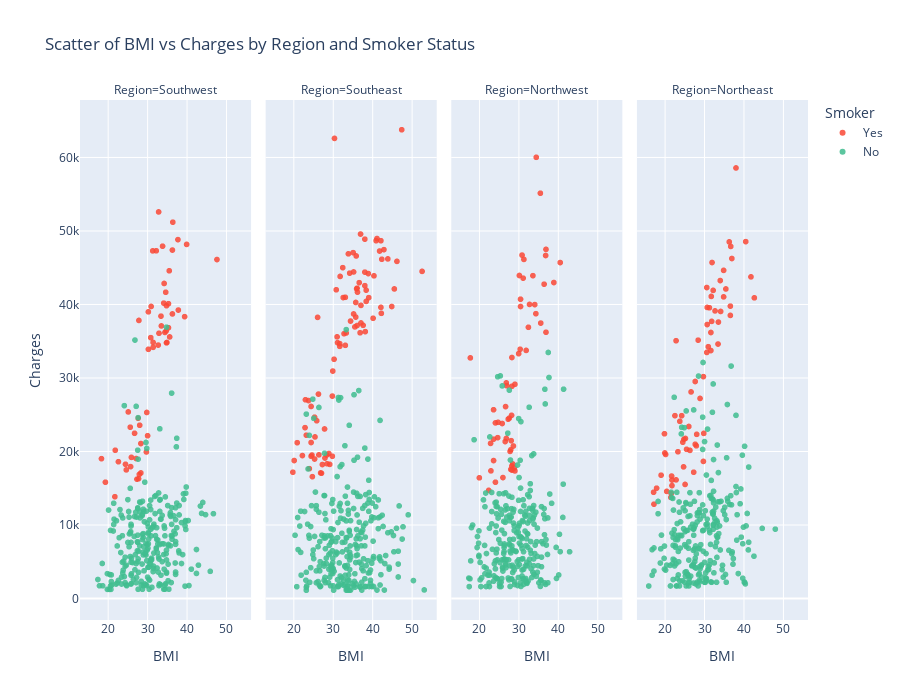

Notebook source saved alongside this figure:
### Markdown cell above
View the exported png [here](../charts/3d_scatter_bmi_age_charges.png) or download the interactive HTML file [here](../charts/3d_scatter_bmi_age_charges.html)

This chart lets you see a clear sepearation between charges for smokers and non-smokers, but also shows how BMI affects the smokers but not the non-smokers and how age has a graduate increase on both non-smokers and smokers.

---

## Look at how region affects charges

Create a scatter chart for each of the regions to show how the charges are distributed

### Code cell
fig = px.scatter(
    insurance, x="BMI", y="Charges", 
    color="Smoker", facet_col="Region",
    height=700, opacity=0.85,
    color_discrete_map={"Yes": "#FA4835", "No": "#40BD8F"},
    title='Scatter of BMI vs Charges by Region and Smoker Status'
)

# Save figure as an image and show
fig.write_image('../charts/scatter_bmi_charges_by_region.png')
fig.show()

### Figure 1 — Plotly figure (JSON) as saved in the notebook; plotly's stock layout.template omitted (floating-point values rounded to 4 significant figures; data arrays with more than 128 entries replaced by an {"elided": "..."} marker saying what was removed)
{"data": [{"hovertemplate": "Smoker=Yes<br>Region=Southwest<br>BMI=%{x}<br>Charges=%{y}<extra></extra>", "legendgroup": "Yes", "marker": {"color": "#FA4835", "opacity": 0.85, "symbol": "circle"}, "mode": "markers", "name": "Yes", "showlegend": true, "type": "scattergl", "x": [27.9, 35.3, 36.3, 35.6, 36.4, 39.9, 28.0, 34.8, 31.3, 19.3, 28.3, 37.7, 34.8, 32.2, 34.2, 27.7, 31.4, 30.8, 33.8, 21.7, 32.9, 22.6, 33.5, 30.0, 25.1, 25.7, 34.4, 28.3, 37.8, 25.6, 34.1, 35.3, 35.5, 27.1, 24.4, 27.6, 47.6, 24.6, 29.7, 30.2, 25.9, 32.7, 30.9, 29.8, 18.3, 31.4, 32.8, 26.7, 33.4, 34.6, 21.8, 27.3, 36.3, 39.4, 34.9, 27.8, 30.2, 34.7], "xaxis": "x", "y": [16880.0, 36840.0, 38710.0, 35590.0, 51190.0, 48170.0, 23570.0, 39840.0, 47290.0, 15820.0, 17080.0, 48820.0, 34780.0, 47310.0, 42860.0, 16300.0, 34840.0, 35490.0, 47930.0, 13840.0, 36090.0, 18610.0, 37080.0, 22140.0, 25380.0, 17940.0, 36200.0, 21080.0, 39240.0, 23310.0, 40180.0, 40100.0, 44590.0, 19040.0, 18260.0, 24520.0, 46110.0, 17500.0, 19930.0, 39000.0, 19200.0, 34470.0, 39730.0, 25310.0, 19020.0, 34170.0, 52590.0, 22480.0, 38420.0, 41660.0, 20170.0, 16230.0, 47400.0, 38340.0, 34830.0, 37830.0, 33900.0, 36400.0], "yaxis": "y"}, {"hovertemplate": "Smoker=Yes<br>Region=Southeast<br>BMI=%{x}<br>Charges=%{y}<extra></extra>", "legendgroup": "Yes", "marker": {"color": "#FA4835", "opacity": 0.85, "symbol": "circle"}, "mode": "markers", "name": "Yes", "showlegend": false, "type": "scattergl", "x": [26.29, 42.13, 35.2, 34.43, 31.68, 22.88, 23.98, 24.75, 37.62, 29.92, 35.09, 27.94, 25.3, 24.42, 35.53, 36.85, 36.08, 24.64, 22.22, 34.21, 26.84, 42.35, 19.8, 45.54, 25.41, 35.97, 40.15, 33.88, 35.86, 28.38, 38.06, 23.21, 30.25, 26.07, 42.13, 47.41, 46.2, 36.63, 33.11, 25.3, 22.99, 38.06, 43.89, 31.13, 35.75, 38.06, 39.05, 24.42, 38.39, 29.15, 26.4, 27.83, 38.17, 20.9, 42.24, 31.79, 32.78, 29.81, 32.45, 33.11, 28.93, 38.94, 40.92, 42.9, 30.8, 20.13, 31.02, 36.08, 35.2, 37.07, 52.58, 41.14, 37.07, 31.68, 36.19, 38.39, 25.85, 33.33, 35.75, 32.56, 44.88, 29.81, 28.49, 27.28, 24.42, 41.8, 36.96, 23.76, 27.06, 30.36, 40.37], "xaxis": "x2", "y": [27810.0, 39610.0, 38710.0, 37740.0, 34300.0, 23240.0, 17660.0, 16580.0, 37170.0, 30940.0, 47060.0, 19110.0, 18970.0, 21220.0, 36950.0, 36150.0, 37130.0, 19520.0, 19440.0, 44260.0, 17090.0, 46150.0, 17180.0, 42110.0, 21980.0, 42120.0, 38130.0, 46890.0, 46600.0, 19520.0, 48890.0, 22220.0, 32550.0, 38250.0, 48680.0, 63770.0, 45860.0, 42970.0, 34440.0, 24670.0, 27040.0, 42560.0, 46200.0, 34810.0, 40270.0, 44400.0, 40930.0, 19360.0, 40420.0, 18250.0, 19540.0, 23070.0, 36310.0, 21200.0, 38790.0, 43810.0, 36020.0, 27530.0, 45010.0, 40970.0, 19720.0, 44200.0, 48670.0, 47460.0, 42000.0, 18770.0, 35600.0, 42210.0, 44420.0, 37480.0, 44500.0, 48970.0, 39870.0, 34670.0, 41680.0, 41950.0, 24180.0, 36120.0, 38280.0, 40940.0, 39720.0, 19350.0, 18330.0, 18220.0, 26130.0, 47270.0, 49580.0, 26930.0, 17040.0, 62590.0, 43900.0], "yaxis": "y2"}, {"hovertemplate": "Smoker=Yes<br>Region=Northwest<br>BMI=%{x}<br>Charges=%{y}<extra></extra>", "legendgroup": "Yes", "marker": {"color": "#FA4835", "opacity": 0.85, "symbol": "circle"}, "mode": "markers", "name": "Yes", "showlegend": false, "type": "scattergl", "x": [36.95, 22.42, 22.89, 31.16, 28.02, 17.77, 28.69, 30.5, 26.6, 29.07, 33.63, 31.92, 36.95, 34.39, 36.48, 27.36, 28.31, 26.98, 26.7, 28.31, 25.84, 34.1, 40.56, 30.21, 28.31, 23.66, 38.95, 28.31, 32.77, 31.35, 28.88, 28.5, 35.53, 24.13, 26.89, 26.89, 27.84, 24.8, 20.05, 22.99, 28.21, 26.03, 23.66, 30.5, 28.02, 24.7, 30.4, 36.86, 32.49, 24.13, 35.62, 30.02, 34.48, 27.64, 30.88, 28.12, 23.66, 29.07], "xaxis": "x3", "y": [47500.0, 14710.0, 21100.0, 43580.0, 17560.0, 32730.0, 20750.0, 40720.0, 21350.0, 17350.0, 43920.0, 33750.0, 36220.0, 38750.0, 42760.0, 24390.0, 18030.0, 28950.0, 26110.0, 28870.0, 23810.0, 39980.0, 45700.0, 43940.0, 17470.0, 25680.0, 42980.0, 32790.0, 40000.0, 46130.0, 17750.0, 18310.0, 55140.0, 15820.0, 29330.0, 21770.0, 20010.0, 23970.0, 16420.0, 17360.0, 24920.0, 16450.0, 21680.0, 39730.0, 20230.0, 21880.0, 33910.0, 46660.0, 36900.0, 23890.0, 37470.0, 33310.0, 60020.0, 24540.0, 46720.0, 21470.0, 18770.0, 29140.0], "yaxis": "y3"}, {"hovertemplate": "Smoker=Yes<br>Region=Northeast<br>BMI=%{x}<br>Charges=%{y}<extra></extra>", "legendgroup": "Yes", "marker": {"color": "#FA4835", "opacity": 0.85, "symbol": "circle"}, "mode": "markers", "name": "Yes", "showlegend": false, "type": "scattergl", "x": [31.92, 36.67, 29.83, 19.95, 31.35, 23.37, 25.18, 41.9, 27.74, 36.67, 27.74, 17.29, 31.82, 24.32, 28.12, 40.56, 36.77, 22.61, 36.38, 32.3, 24.89, 17.95, 30.68, 20.23, 17.2, 32.77, 28.5, 38.09, 21.85, 33.53, 26.41, 32.02, 21.75, 31.73, 34.1, 24.8, 26.12, 28.02, 30.78, 30.78, 35.53, 23.84, 37.05, 28.98, 20.05, 31.73, 22.89, 34.2, 34.96, 22.89, 20.52, 21.57, 30.68, 34.96, 19.09, 42.75, 27.36, 25.27, 25.55, 33.63, 29.83, 31.07, 29.93, 21.66, 24.61, 21.85, 26.7], "xaxis": "x4", "y": [37700.0, 39770.0, 30180.0, 22410.0, 39560.0, 19960.0, 15520.0, 43750.0, 20980.0, 38510.0, 29520.0, 12830.0, 41100.0, 24870.0, 22330.0, 48550.0, 47900.0, 24870.0, 48520.0, 41920.0, 21660.0, 15010.0, 42300.0, 19590.0, 14460.0, 39130.0, 35150.0, 58570.0, 15360.0, 34620.0, 20150.0, 45710.0, 16660.0, 36190.0, 43250.0, 17900.0, 23400.0, 20770.0, 39600.0, 37270.0, 42110.0, 24110.0, 46260.0, 27220.0, 19800.0, 33730.0, 35070.0, 39050.0, 41030.0, 16140.0, 14570.0, 13750.0, 33480.0, 44640.0, 16780.0, 40900.0, 17180.0, 21770.0, 20300.0, 37610.0, 18650.0, 34250.0, 22460.0, 14280.0, 21260.0, 16120.0, 28100.0], "yaxis": "y4"}, {"hovertemplate": "Smoker=No<br>Region=Southwest<br>BMI=%{x}<br>Charges=%{y}<extra></extra>", "legendgroup": "No", "marker": {"color": "#40BD8F", "opacity": 0.85, "symbol": "circle"}, "mode": "markers", "name": "No", "showlegend": true, "type": "scattergl", "x": {"elided": "267 float values"}, "xaxis": "x", "y": {"elided": "267 float values"}, "yaxis": "y"}, {"hovertemplate": "Smoker=No<br>Region=Southeast<br>BMI=%{x}<br>Charges=%{y}<extra></extra>", "legendgroup": "No", "marker": {"color": "#40BD8F", "opacity": 0.85, "symbol": "circle"}, "mode": "markers", "name": "No", "showlegend": false, "type": "scattergl", "x": {"elided": "273 float values"}, "xaxis": "x2", "y": {"elided": "273 float values"}, "yaxis": "y2"}, {"hovertemplate": "Smoker=No<br>Region=Northwest<br>BMI=%{x}<br>Charges=%{y}<extra></extra>", "legendgroup": "No", "marker": {"color": "#40BD8F", "opacity": 0.85, "symbol": "circle"}, "mode": "markers", "name": "No", "showlegend": false, "type": "scattergl", "x": {"elided": "266 float values"}, "xaxis": "x3", "y": {"elided": "266 float values"}, "yaxis": "y3"}, {"hovertemplate": "Smoker=No<br>Region=Northeast<br>BMI=%{x}<br>Charges=%{y}<extra></extra>", "legendgroup": "No", "marker": {"color": "#40BD8F", "opacity": 0.85, "symbol": "circle"}, "mode": "markers", "name": "No", "showlegend": false, "type": "scattergl", "x": {"elided": "257 float values"}, "xaxis": "x4", "y": {"elided": "257 float values"}, "yaxis": "y4"}], "layout": {"annotations": [{"font": {}, "showarrow": false, "text": "Region=Southwest", "x": 0.1175, "xanchor": "center", "xref": "paper", "y": 1, "yanchor": "bottom", "yref": "paper"}, {"font": {}, "showarrow": false, "text": "Region=Southeast", "x": 0.3725, "xanchor": "center", "xref": "paper", "y": 1, "yanchor": "bottom", "yref": "paper"}, {"font": {}, "showarrow": false, "text": "Region=Northwest", "x": 0.6275, "xanchor": "center", "xref": "paper", "y": 1, "yanchor": "bottom", "yref": "paper"}, {"font": {}, "showarrow": false, "text": "Region=Northeast", "x": 0.8825, "xanchor": "center", "xref": "paper", "y": 1, "yanchor": "bottom", "yref": "paper"}], "height": 700, "legend": {"title": {"text": "Smoker"}, "tracegroupgap": 0}, "title": {"text": "Scatter of BMI vs Charges by Region and Smoker Status"}, "xaxis": {"anchor": "y", "domain": [0, 0.235], "title": {"text": "BMI"}}, "xaxis2": {"anchor": "y2", "domain": [0.255, 0.49], "matches": "x", "title": {"text": "BMI"}}, "xaxis3": {"anchor": "y3", "domain": [0.51, 0.745], "matches": "x", "title": {"text": "BMI"}}, "xaxis4": {"anchor": "y4", "domain": [0.765, 1.0], "matches": "x", "title": {"text": "BMI"}}, "yaxis": {"anchor": "x", "domain": [0, 1], "title": {"text": "Charges"}}, "yaxis2": {"anchor": "x2", "domain": [0, 1], "matches": "y", "showticklabels": false}, "yaxis3": {"anchor": "x3", "domain": [0, 1], "matches": "y", "showticklabels": false}, "yaxis4": {"anchor": "x4", "domain": [0, 1], "matches": "y", "showticklabels": false}}}
